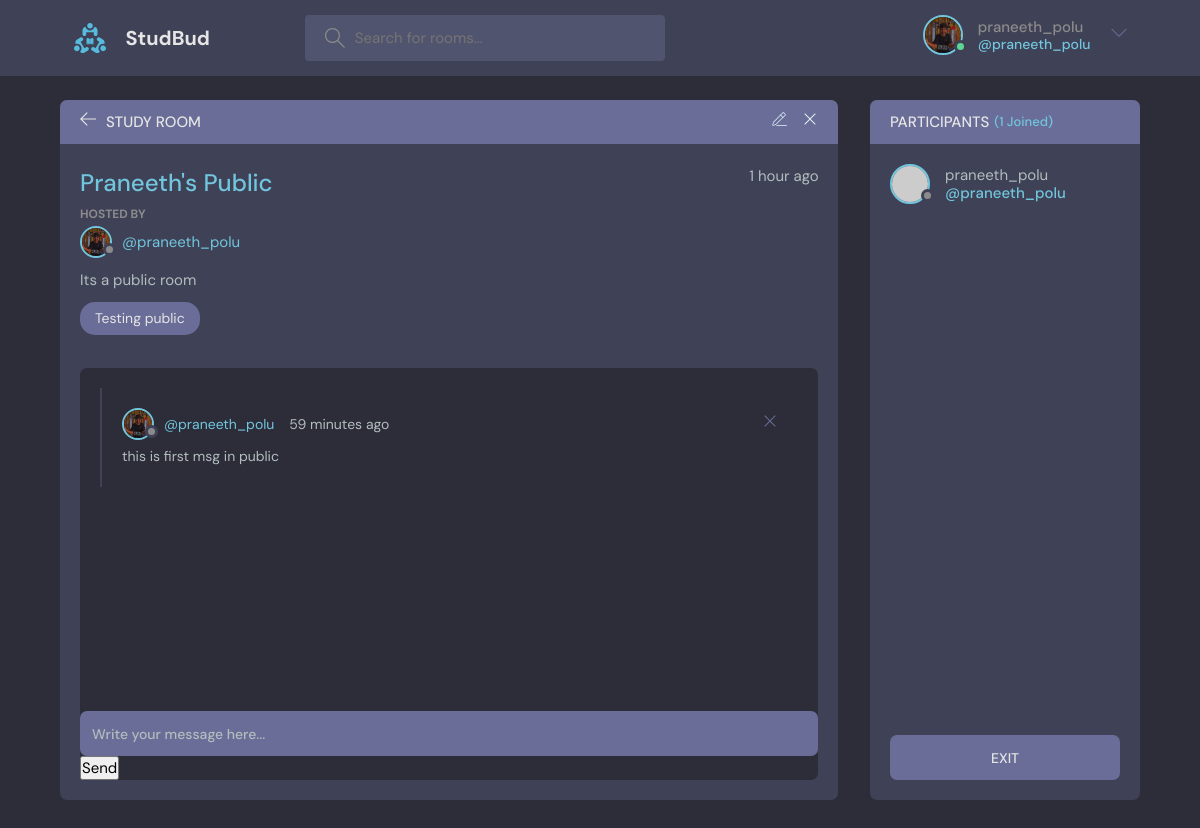
The app's page /room/2 (signed in) with its own data.
### base/models.py (models this page shows, shortened)
class User(AbstractUser):
    name = models.CharField(max_length = 200, null = True)
    email = models.EmailField(max_length = 200, unique=True, null = True)
    bio = models.TextField(blank = True, null = True)
    avatar= models.ImageField(null = True, default = 'avatar.jpg', upload_to = 'avatar')
    USERNAME_FIELD = 'username'
    REQUIRED_FIELDS = ['email']

class Room(models.Model):
    host = models.ForeignKey(User, on_delete=models.SET_NULL, null=True)
    topic = models.ForeignKey(Topic, on_delete=models.SET_NULL, null=True)
    name = models.CharField(max_length=100)
    description = models.TextField(null=True, blank=True)
    participants = models.ManyToManyField(User, related_name='participants', blank=True)
    updated = models.DateTimeField(auto_now=True)
    created = models.DateTimeField(auto_now_add=True)
    PRIVACY_CHOICES = [
        ('public', 'Public'),
        ('private', 'Private'),
    ]
    privacy = models.CharField(
        max_length=7,
        choices=PRIVACY_CHOICES,
        default='public',
    )
    password = models.CharField(
        max_length=128,  # you can increase this if needed
        null=True,
        blank=True,
        help_text="Password for private rooms"
    )
    class Meta:
        ordering = ['-updated']

class Topic(models.Model):
    name = models.CharField(max_length=100)
    def __str__(self):
        return self.name

class Message(models.Model):
    user = models.ForeignKey(User, on_delete=models.CASCADE)
    room = models.ForeignKey(Room, on_delete=models.CASCADE)
    body = models.TextField(null=True, blank=True)
    updated = models.DateTimeField(auto_now=True)
    created = models.DateTimeField(auto_now_add=True)
    class Meta:
        ordering = ['-created']

### base/views.py (the view, shortened to what this page needs)
# urls.py: path('room/<str:pk>', views.room, name='room'),
@login_required(login_url='login')
def room(request, pk):
    room = get_object_or_404(Room, id=pk)
    room_messages = room.message_set.all()
    participants = room.participants.all()
    context = {
        'room': room,
        'room_messages': room_messages,
        'participants': participants,
    }
    return render(request, 'base/room.html', context)

### base/templates/base/room.html (shortened to what this page needs)
{% include 'main.html' %}
<main class="profile-page layout layout--2">
    <div class="container">
        <div class="room">
            <div class="room__top">
                <div class="room__topLeft">
                    <a href="{% url 'home' %}">
                        <svg version="1.1" xmlns="http://www.w3.org/2000/svg" width="32" height="32"
                             viewBox="0 0 32 32">
                            <title>arrow-left</title>
                            <path
                                    d="M13.723 2.286l-13.723 13.714 13.719 13.714 1.616-1.611-10.96-10.96h27.625v-2.286h-27.625l10.965-10.965-1.616-1.607z"
                            ></path>
                        </svg>
                    </a>
                    <h3>Study Room</h3>
                </div>
                <div class="room__topRight">
                    <a href="{% url 'update-room' room.id %}">
                    </a>
                    <a href="{% url 'delete_room' room.id %}">
                        <svg version="1.1" xmlns="http://www.w3.org/2000/svg" width="32" height="32"
                             viewBox="0 0 32 32">
                            <title>remove</title>
                            <path
                                    d="M27.314 6.019l-1.333-1.333-9.98 9.981-9.981-9.981-1.333 1.333 9.981 9.981-9.981 9.98 1.333 1.333 9.981-9.98 9.98 9.98 1.333-1.333-9.98-9.98 9.98-9.981z"
                            ></path>
                        </svg>
                    </a>
                </div>
            </div>
            <div class="room__box scroll">
                <div class="room__header scroll">
                    <div class="room__info">
                        <h3>{{ room.name }}</h3>
                        <span>{{ room.created|timesince }} ago</span>
                    </div>
                    <div class="room__hosted">
                        <p>Hosted By</p>
                        <a href="{% url 'user_profile' room.host_id %}" class="room__author">
                            <div class="avatar avatar--small">
                                <img src="{{ room.host.avatar.url}}"/>
                            </div>
                            <span>@{{ room.host.username }}</span>
                        </a>
                    </div>
                    <div class="room__details">
                        {{ room.description }}
                    </div>
                    <span class="room__topics">{{ room.topic }}</span>
                </div>
                <div class="room__conversation">
                    <div class="threads scroll">
                        {% for message in room_messages.reverse %}
                            <div class="thread">
                                <div class="thread__top">
                                    <div class="thread__author">
                                        <a href="{% url 'user_profile' message.user_id %}" class="thread__authorInfo">
                                            <div class="avatar avatar--small">
                                                <img src="{{ message.user.avatar.url }}"/>
                                            </div>
                                            <span>@{{ message.user.username }}</span>
                                        </a>
                                        <span class="thread__date">{{ message.created|timesince }} ago</span>
                                    </div>
                                    <div class="thread__delete">
                                        {% if message.user == request.user or room.host == request.user %}
                                            <a href="{% url 'deletemessage' message.id %}">
                                                <svg version="1.1" xmlns="http://www.w3.org/2000/svg" width="32"
                                                     height="32"
                                                     viewBox="0 0 32 32">
                                                    <title>remove</title>
                                                    <path
                                                            d="M27.314 6.019l-1.333-1.333-9.98 9.981-9.981-9.981-1.333 1.333 9.981 9.981-9.981 9.98 1.333 1.333 9.981-9.98 9.98 9.98 1.333-1.333-9.98-9.98 9.98-9.981z"
                                                    ></path>
                                                </svg>
                                            </a>
                                        {% endif %}
                                    </div>
                                </div>
                                <div class="thread__details">
                                    {{ message.body }}
                                </div>
                            </div>
                        {% endfor %}
                    </div>
                </div>
            </div>
            <br>
            <br>
            <div class="room__message">
                <form method="post" action="" class="room__form">
                    <input type="text" name="body" placeholder="Write your message here..." class="room__input"/>
                    <button type="submit" class="room__send-btn">Send</button>
                </form>
            </div>
        </div>
        <div class="participants">
            <h3 class="participants__top">Participants <span>({{ participants.count }} Joined)</span></h3>
            <div class="participants__list scroll">
                {% for participant in participants %}
                    <a href="{% url 'user_profile' participant.id %}" class="participant">
                        <div class="avatar avatar--medium">
                            <img src="https://randomuser.me/api/portraits/men/37.jpg"/>
                        </div>
                        <p>
                            {{ participant.username }}
                            <span>@{{ participant.username }}</span>
                        </p>
                    </a>
                {% endfor %}
            </div>
            <div class="room__message">
                <form method="post" action="{% url 'exit' room.id %}">
                    <input type="submit" value="EXIT">
                </form>
            </div>
        </div>
    </div>
    <br>
    <br>
</main>

### templates/main.html (shortened to what this page needs)
<!DOCTYPE html>
{% load static %}
<html lang="en">
<head>
    <link rel="stylesheet" href="{% static 'styles/style.css' %}"/>
</head>
<body>
{% include 'navbar.html' %}
</body>
</html>

### templates/navbar.html (shortened to what this page needs)
<!DOCTYPE html>
<html lang="en">
<head>
</head>
<body>
{% load static %}
<header class="header header--loggedIn">
    <div class="container">
        <a href="{% url 'home' %}" class="header__logo">
            <img src="{%  static 'images/logo.svg' %}"/>
            <h1>StudBud</h1>
        </a>
        <form class="header__search" method="get" accept-charset="{% url 'home' %}">
            <label>
                <input name="q" placeholder="Search for rooms..."/>
            </label>
        </form>
        <nav class="header__menu">
{% if request.user.is_authenticated %}
            <div class="header__user">
                <a href="{% url 'user_profile' user.id %}">
                    <div class="avatar avatar--medium active">
                        <img src="{{ request.user.avatar.url }}" alt=""/>
                    </div>
                    <p>{{ request.user.username }} <span>@{{ request.user.username }}</span></p>
                </a>
                <button class="dropdown-button">
                    <svg version="1.1" xmlns="http://www.w3.org/2000/svg" width="32" height="32" viewBox="0 0 32 32">
                        <title>chevron-down</title>
                        <path d="M16 21l-13-13h-3l16 16 16-16h-3l-13 13z"></path>
                    </svg>
                </button>
            </div>
    {% else %}
            <a href="{% url 'login' %}">
              <img src="{%  static 'images/avatar.svg'%}" />
              <p>Login</p>
            </a>
            {% endif %}
        </nav>
    </div>
</header>
</body>
</html>

### records on screen
User: user.avatar (picture), user.username "praneeth_polu", username "praneeth_polu"
Room: name "Praneeth's Public", created "1 hour", host.avatar (picture), host.username "praneeth_polu", description "Its a public room", topic "Testing public"
Message: user.avatar (picture), user.username "praneeth_polu", created "59 minutes", body "this is first msg in public"

### other values on screen
{{ participants.count }} "1"
